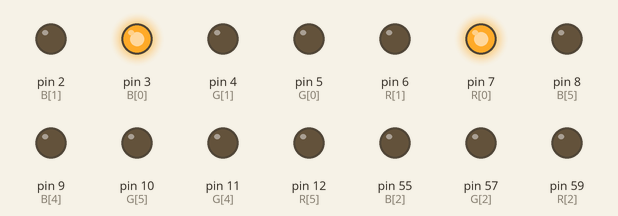
Simulated run of this sketch. Board: Arduino Mega 2560, built with avr-gcc and run on an emulated ATmega2560. Shown: output pins drawn as LEDs (lit = HIGH). Pins used as bus, display or sensor lines are not drawn.

Above: at 0.1 s.
At 5.1 s:
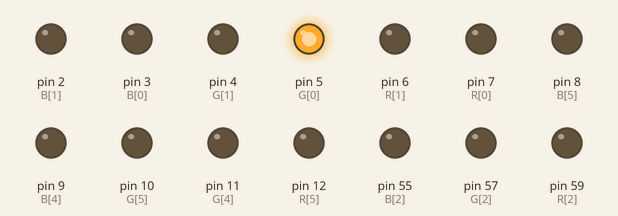
At 10.1 s:
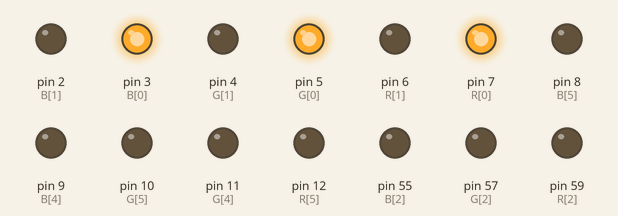
At 20.1 s:
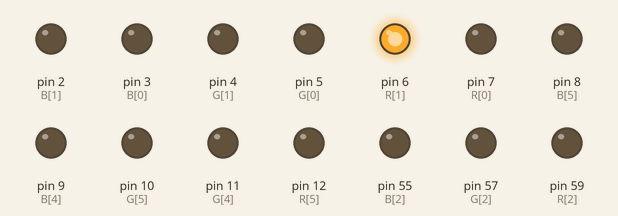
At 30.1 s:
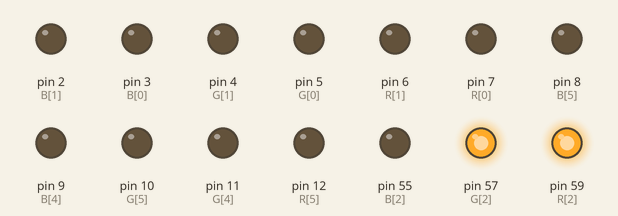
At 39.75 s:
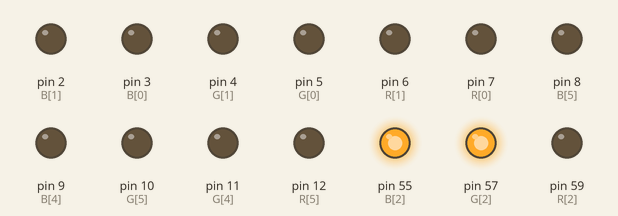
Timing chart, 0 to 40.0 s (numbered marks = the images above):
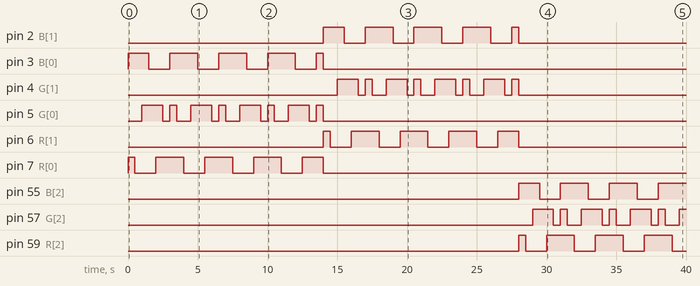

Measured:
- by itself, pin 2 (B[1]), pin 3 (B[0]): goes HIGH 1.5 s, 3 × (LOW 1.5 s, HIGH 2.0 s), LOW 1.5 s, HIGH 0.50 s, then LOW
- by itself, pin 4 (G[1]): LOW → HIGH at 15.0 s, → LOW 1.5 s later, → HIGH 0.50 s later, → LOW 0.50 s later, … (16 changes in this stretch)
- by itself, pin 5 (G[0]): repeats every 3.5 s: LOW 0.50 s, HIGH 0.50 s, LOW 1.0 s, HIGH 1.5 s, until it stays LOW from 14.0 s
- by itself, pin 6 (R[1]), pin 7 (R[0]): goes HIGH 0.50 s, 3 × (LOW 1.5 s, HIGH 2.0 s), LOW 1.5 s, HIGH 1.5 s, then LOW
- by itself, pin 55 (B[2]): LOW → HIGH at 28.0 s, → LOW 1.5 s later, → HIGH 1.5 s later, → LOW 2.0 s later, … (7 changes in this stretch)
- by itself, pin 57 (G[2]): LOW → HIGH at 29.0 s, → LOW 1.5 s later, → HIGH 0.50 s later, → LOW 0.50 s later, … (13 changes in this stretch)
- by itself, pin 59 (R[2]): LOW → HIGH at 28.0 s, → LOW 0.50 s later, → HIGH 1.5 s later, → LOW 2.0 s later, … (8 changes in this stretch)

The sketch:

TestMatrix-V002.ino
```cpp
#define GND_01 47
#define GND_02 45
#define GND_03 46
#define GND_04 44

const int GND[] = {GND_01, GND_02, GND_03, GND_04};

const int R[] = {7,6,59,58,13,12,65,64,19,18,33,32,25,24,39,38};
const int G[] = {5,4,57,56,11,10,63,62,17,16,69,68,23,22,37,36};
const int B[] = {3,2,55,54,9,8,61,60,15,14,67,66,21,20,35,34};

int frequency = 500;

void setup() {
  Serial.begin(9600);
  pinMode(GND_01, OUTPUT);
  pinMode(GND_02, OUTPUT);
  pinMode(GND_03, OUTPUT);
  pinMode(GND_04, OUTPUT);

  for(int n = 0; n <16; n++){
    pinMode(R[n], OUTPUT);
    pinMode(G[n], OUTPUT);
    pinMode(B[n], OUTPUT);
  }
}

void loop() {
  for(int i = 0; i < 16; i++){
    for(int frame = 0; frame < 4; frame++){
      digitalWrite(GND[frame], 1);

      digitalWrite(R[i], 1);
      digitalWrite(G[i], 0);
      digitalWrite(B[i], 1);
      delay(frequency);
      digitalWrite(R[i], 0);
      digitalWrite(B[i], 0);

      digitalWrite(B[i], 1);
      delay(frequency);
      digitalWrite(B[i], 0);

      digitalWrite(G[i], 1);
      digitalWrite(B[i], 1);
      delay(frequency);
      digitalWrite(G[i], 0);
      digitalWrite(B[i], 0);

      digitalWrite(G[i], 1);
      delay(frequency);
      digitalWrite(G[i], 0);

      digitalWrite(R[i], 1);
      digitalWrite(G[i], 1);
      delay(frequency);
      digitalWrite(R[i], 0);
      digitalWrite(G[i], 0);

      digitalWrite(R[i], 1);
      delay(frequency);
      digitalWrite(R[i], 0);

      digitalWrite(R[i], 1);
      digitalWrite(G[i], 1);
      digitalWrite(B[i], 1);
      delay(frequency);
      digitalWrite(R[i], 0);
      digitalWrite(G[i], 0);
      digitalWrite(B[i], 0);

      digitalWrite(GND[frame], 0);
    }
  }
}
```
